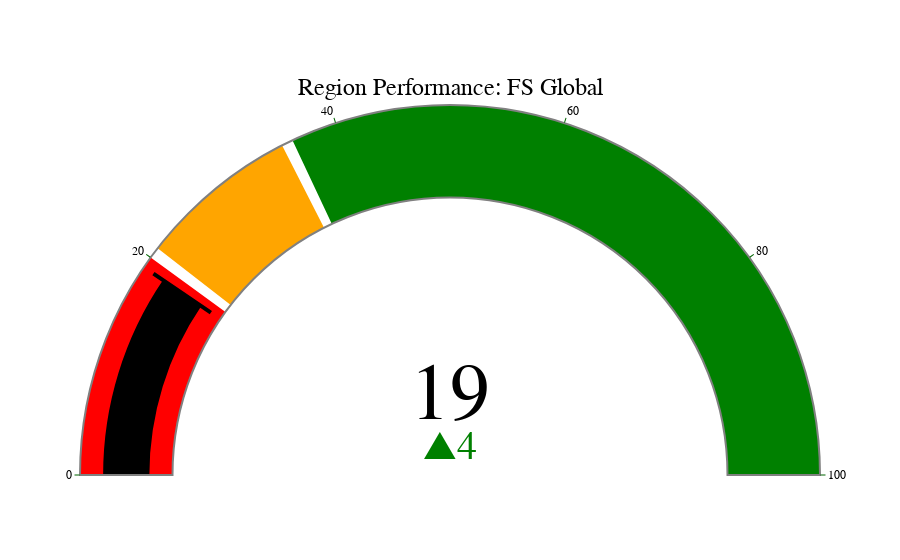

The notebook cell this image was saved under:
### Code cell
#SHARE OF TOTAL RADIAL
figST3 = go.Figure(go.Indicator(
    mode = "gauge+number+delta",
    value = 18.99,
    domain = {'x': [0, 1], 'y': [0, 1]},
    title = {'text': "Region Performance: FS Global", 'font': {'size': 24}},
    delta = {'reference': 15, 'increasing': {'color': "Green"}},
    gauge = {
        'axis': {'range': [None, 100], 'tickwidth': 1, 'tickcolor': "darkgreen"},
        'bar': {'color': "black"},
        'bgcolor': "white",
        'borderwidth': 2,
        'bordercolor': "gray",
        'steps': [
            {'range': [0, 20], 'color': 'red'},
            {'range': [21, 35], 'color': 'orange'},
            {'range': [36, 100], 'color': 'green'}],
        'threshold': {
            'line': {'color': "black", 'width': 4},
            'thickness': 0.75,
            'value': 18.99}}))

figST3.update_layout(paper_bgcolor = "white", font = {'color': "black", 'family': "Arial"})

figST3.show()

### Figure 1 — Plotly figure (JSON) as saved in the notebook; plotly's stock layout.template omitted (floating-point values rounded to 4 significant figures)
{"data": [{"delta": {"increasing": {"color": "Green"}, "reference": 15}, "domain": {"x": [0, 1], "y": [0, 1]}, "gauge": {"axis": {"range": [null, 100], "tickcolor": "darkgreen", "tickwidth": 1}, "bar": {"color": "black"}, "bgcolor": "white", "bordercolor": "gray", "borderwidth": 2, "steps": [{"color": "red", "range": [0, 20]}, {"color": "orange", "range": [21, 35]}, {"color": "green", "range": [36, 100]}], "threshold": {"line": {"color": "black", "width": 4}, "thickness": 0.75, "value": 18.99}}, "mode": "gauge+number+delta", "title": {"font": {"size": 24}, "text": "Region Performance: FS Global"}, "type": "indicator", "value": 18.99}], "layout": {"font": {"color": "black", "family": "Arial"}, "paper_bgcolor": "white"}}
